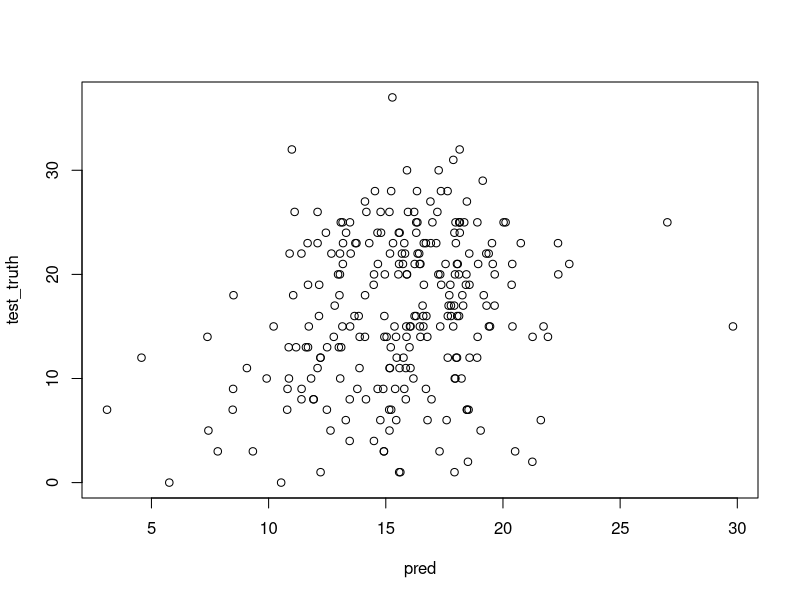

The R script that drew this image:
# Load data
trips <- read.csv('./data/50_61_aggregated_by_date.csv', header = T, na.strings='')
dim(trips)
trips[1:10, ]
colnames(trips)
sum(trips$is_weekday == 1) / sum(trips$is_weekday == 0)

# Only look at weekdays
trips = trips[trips$is_weekday == 1, ]
dim(trips)

# remove irrelevant columes
trips = trips[, !colnames(trips) %in% c("station_id_1", "station_id_2", "date", "is_weekday", "zip_code")]

# identify empty entries
# Let <NA> in “events” also be a level
sum(is.na(trips))
levels(trips$events)
trips$events <- addNA(trips$events)
levels(trips$events)
sum(is.na(trips))

# Convert "T" in precipitation record to 0 
# ("T" stands for detected but immeasurable precipitation)
Tindex = trips$precipitation_inches == "T"
sum(Tindex)
trips$precipitation_inches[Tindex] = 0
sum(trips$precipitation_inches == "T")

# remove lines with empty entries (which should be numeric)
trips <- trips[complete.cases(trips), ]
sum(is.na(trips))
dim(trips)

# check data types
is.numeric(trips$max_gust_speed_mph)
is.numeric(trips$precipitation_inches)
trips$precipitation_inches = as.numeric(trips$precipitation_inches)
is.numeric(trips$precipitation_inches)

# Train-test split
set.seed(2)
train_indices = sample(1:nrow(trips), nrow(trips)/2)
train_trips = trips[train_indices, ]
test_trips = trips[-train_indices, ]
train_truth = trips$num_trips[train_indices]
test_truth = trips$num_trips[-train_indices]

# Try basic linear regression
trips_lm = lm(num_trips~.,data=trips, subset=train_indices)
summary(trips_lm)
pred = predict(trips_lm, newdata = test_trips)
plot(pred, test_truth)
